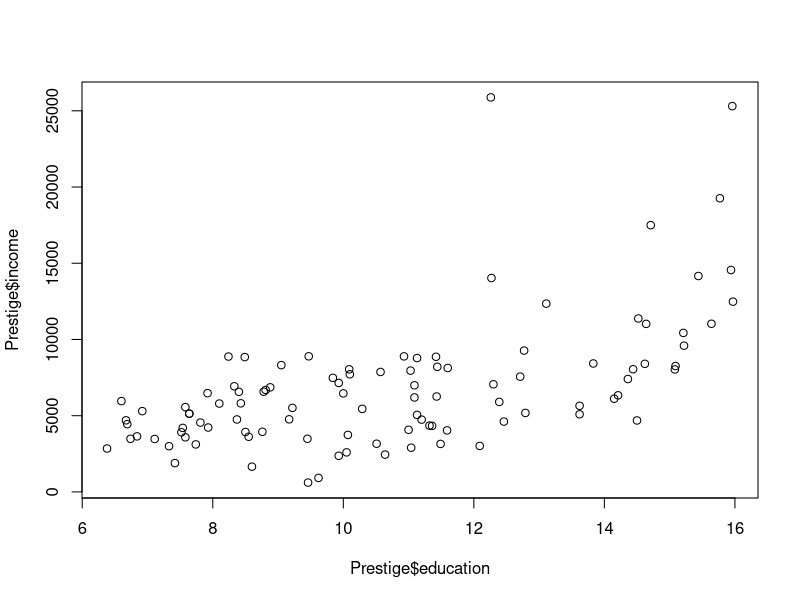

This figure's R source:
## ---- chunk 1
# Type in a numerical data, assign them to the variable: weight
weight = c(60,72,57,90,95,72)
# Print out the variable
weight
# You can also type in decimals
height = c(1.75,1.80,1.65,1.90,1.74,1.91)
# Or even formulas, assign to the variable.
bmi = weight/(height)^2
bmi
## ---- chunk 2
# Characters between the quotation marks are consider strings
A = c("NewYork","London","San Francisco")
A
## ---- chunk 3
# A logical vector is a vector that only contains TRUE and FALSE values. In R, true values are designated with TRUE, and false values with FALSE.
B=c(T,T,F,F)
B
bmi > 25  # relational expressions
## ---- chunk 4
seq(4,9) #sequence from 4 to 9, increment defaults to 1, alternatively, 4:9
seq(4,10,2) #sequence from 4 to 10, increment is 2
seq(1,10,.1) #sequence from 1 to 10, increment is .1
seq(-8,9,.5) #sequence from -8 to 9, increment is .5
## ---- chunk 5
exp1 <- c(1,2,3,4,5) #create a vector named as exp1
rep(exp1,3) #repeat 3 times 

ha=c(1,2,3,"sun")
rep(ha,4) #repeat "ha" four times
rep(ha,1:4) #each element is repeated different times, according to the second argument
rep(3:4,c(100,200)) #the first element repeat 100 time, the second 200 times
## ---- chunk 6
# We use the following functions to build a simulated data set.
ACT_score <- round(runif(n=100,min=18,max=25),0)
## ---- chunk 7
# calculate summation
sum(ACT_score) 
# calculate average score
mean(ACT_score)
# calculate median score
median(ACT_score) 
# calculate variance
var(ACT_score) 
# calculate standard deviation
sd(ACT_score) 
# print vector length (sample size)
length(ACT_score) 
# calculate square root of each number
sqrt(ACT_score) 
#--with NA, print order of each number in the vector
order(ACT_score)    
# calculate range of the vector
range(ACT_score) 
#--omit NA, sort date from low to hight
sort(ACT_score)  
#--make a table of counts
table(ACT_score)  
## ---- chunk 8
GRE_score <- round(runif(250,130,170),0)
## ---- chunk 9
x=1:12 
#set the dimension of the matrix
dim(x)=c(3,4) 
x
## ---- chunk 10
# Different from the above matrix, we define a matrix use matrix function
matrix(1:12,nrow=3,byrow=T) 
## ---- chunk 11
x=matrix(1:12, nrow=3,byrow=T)
rownames(x)=LETTERS[1:3]
colnames(x)=LETTERS[4:7]
x
## ---- chunk 12
# The transpose of a matrix is simply a flipped version of the original matrix. We can transpose a matrix by switching its rows with its columns.  
t(x)
#multiply two matrix, if they are conformable
x%*%t(x) 
t(x)%*%x
## ---- chunk 13
# Using cbind() function to combine columns
cbind(A=1:4,B=5:8,C=9:12)
# Using rbind() function to combine rows
rbind(A=1:4,B=5:8,C=9:12)
## ---- chunk 14
# Load the package "MASS" to use the fractions function
library(MASS)
# Build a square matrix A. 
# A <- matrix(1:16, nrow=4,byrow=T)
# Print out
# A 
#inverse the matrix       
# solve(A,tol=1e-19)
#round              
# round(solve(A,tol=1e-19),3) #to the third digits
#show as rationals  
# fractions(solve(A,tol=1e-19))
# Q? solve equation 
# Ax=b: solve(A,b)
## ---- chunk 15
# Load the package for illustrations
library(car)
# Load the data set
data(Prestige)
# Check the dimension of the data
dim(Prestige) # 102 observations, each observation has 6 variables.
# subset the data
Prestige[1:10,1:3]
Prestige[,1:3]
## ---- chunk 16
# put 1's in the first col., others in 2-4th
X=cbind(1,as.matrix(Prestige[,1:3])) 
X
# select only the 4th column of the dataset: Prestige
y=Prestige[,4] 
y
# select the first five subjects with all columns
X[1:5,] 
#select variables ("education" ,"prestige") and the first five subjects
Prestige[1:5,c("prestige","education")] 
## ---- chunk 17
# Calculate the correlations among three variables
R=cor(cbind(Prestige$education,Prestige$income,Prestige$women))
R # Correlation matrix
plot(Prestige$education,Prestige$income)
# Calculate the covariance among three variables
S =cov(cbind(Prestige$education,Prestige$income,Prestige$women))
S # Covariance matrix
## ---- chunk 18
# extract diagonal of R (correlation matrix)
diag(R)    
# set diagonal of R
diag(R)=NA 
# make diagonal matrix
diag(1:3)  
# order-3 identity matrix
diag(3)
## ---- chunk 19
## build a continuous variable
pain=c(0,3,2,2,1) 
## set the level of pain as a factor
fpain=factor(pain,levels=0:3) ## categorical has a order: ordinal scale
## rename the factors of our "fpain" variable
levels(fpain)=c("none","mild","medium","sever") 
# Print pain (show as only numbers)
pain
# Print fpain (show as categorical names)
fpain
# Turn the categorizes into numbers 
as.numeric(fpain)-1
# Check the levels of a variable
levels(fpain)
# Internally, the 4-level factor above consists of 2 items 
# (a)a vector of integers between 1 and 4
# (b)a character vector of length 4 containing strings describing what the 4 levels are
## ---- chunk 20
# Combine a collection of objects into a larger composite object. 
# Generate two vectors with Exam scores
exam1=c(50,60,72,92,83,89,58,81)             
exam2=c(60,71,84,94,95,90,77,87)
# Give names to the objects
# Build a list containing both exams
scores=list(midterm=exam1,final=exam2) 
# print the composite object
scores
# You can use "$" sign to extract the specific object in a list
# extract named components 
scores$final
## ---- chunk 21
# Building a data frame using exam data we previously created
d=data.frame(exam1,exam2)
#the data are paired, the same student has a midterm and a final score
d     
# Use the "$" sign extract columns from a data frame 
d$exam1    
## ---- chunk 22
# Select the 4th element in vector exam1
exam1[4] 
# The 1st,3rd,6th,7th element of "exam1"; alternatively
exam2[c(1,3,6,7)] 
# Build an indexing vector "v"
v=c(1,3,6,7)
# Select the indexing elements of "v" from data exam2
exam2[v]
# Select the first 6 elements
exam2[1:6]
# Select all the elements except the positions specified in v
exam2[-v]
# Conditional selection
exam2[exam1>=60]
# Select all the exam2 scores where exam 1's scores either less than 70, or larger than 90. 
exam2[exam1<70 |exam1>90] # "|"means "or"
# Select all the exam2 scores where exam 1's scores between 70 to 79.
exam2[exam1>=70 & exam1<80] # & means "and"
## ---- chunk 23
# We will use the same data frame d.
d=data.frame(exam1,exam2)
# The element in the 5th row, 1st column
d[5,1]
# The vector in the 5th row
d[5,]        
d[d$exam1>90,]
# Conditional selection with logical outcome
lo=d$exam1>60 
lo
# Use a logical vector as the indexing vector
d[lo,]    
## ---- chunk 24
# Use the previous exam data set we created.
d
# Subset the dataset where the exam1 scores are larger than 60
d2=subset(d,exam1>60)
d2
# Adding a new column "exam1bonus" using transform function
d3=transform(d,exam1bonus=exam1+5)
d3
## ---- chunk 25
time=c(9.2,7,7.1,8.2,10.1,11,9.3,4.5,6.6,7.9,10.8,7.8,8.3)
status=c("pass","fail","fail","fail","fail","pass","fail","fail","pass","pass","fail","pass","fail")
# Combine two variables into data frame "rate"
rate=data.frame(time,status)
rate
# use the if function to check the first participant's pass/fail condition
if (rate[1,2]=="pass"){
  print("You are awesome!")
}
## ---- chunk 26
# use the if function to check the second participant's pass/fail condition
if (rate[2,2]=="pass"){
  print("You are awesome!")
  } else {
    print("Working harder")
          } 
## ---- chunk 27
# This time we check the participant's studying time from "rate" data.
# Check the first participant's studying time 
if(rate[1,1]<=7){
  print("Study More")
  } else if (rate[1,1]>7 & rate[1,1]<11){
    print("No pain No gain!")
  } else if (rate[1,1]>=11) {
      print("You are on fire！")
    }
## ---- chunk 28
# Use the for loop to check whether they pass the exam
for (i in 1:nrow(rate)) {
  if (rate[i,2]=="pass"){
  print("You are awesome!")
  } else {
    print("Working harder")
          } 
}
# Use the for loop to check how much time they spent on studying
for (i in 1:nrow(rate)){
  if(rate[i,1]<=7){
  print("Study More")
  } else if (rate[i,1]>7 & rate[i,1]<11){
    print("No pain No gain!")
  } else if (rate[i,1]>=11) {
      print("You are on fire！")
    }
}
## ---- chunk 29
# Type in the data set with two variables "time" and "status"
# Time means study hours that students spent on studying
# Status is an indicator showing whether a candidate pass or fail the exam
time=c(9.2,7,7.1,8.2,10.1,11,9.3,4.5,6.6,7.9,10.8,7.8,8.3)
status=c("pass","fail","fail","fail","fail","pass","fail","fail","pass","pass","fail","pass","fail")
# Combine two variables into data frame "rate"
rate=data.frame(time,status)
# filter out how much time do participants spent when they passed the exams. 
sta.pass=rate$time[rate$status=="pass"] 
sta.pass
### ? what is the meaning of this line 
sta.fail=rate$time[rate$status=="fail"]
sta.fail
## ---- chunk 30
# Use ?+function name to check the help document of certain function
?matrix
# Use function "matrix" and "rnorm" to build a random function
m=matrix(rnorm(12),nrow =4)
m
# Select the minimum value column wise 
apply(m,2,min) 
# the second argument: 1 is set to "row", 2 is set to "column"
# the function min() is applied to each column 
# Select the minimum value row wise 
apply(m,1,min) 
## ---- chunk 31
# Generate a matrix x
x <- cbind(x1 = rep(3,8), x2 = c(4:1, 2:5)) 
# Give rownames:a to h
dimnames(x)[[1]] <- letters[1:8]
# Use function sum() apply to each column
col.sums <- apply(x, 2, sum) 
# Use function sum() apply to each row
row.sums <- apply(x, 1, sum)
# Generate a table for the row sums, column sums and grand total
rbind(cbind(x, Rtot = row.sums), Ctot = c(col.sums, sum(col.sums)))
## ---- chunk 32
# Build a list
x <- list(a = 1:10, beta = exp(-3:3), logic = c(TRUE,FALSE,FALSE,TRUE))
# Compute the list mean for each list element
lapply(x,mean)
# Quantiles for each list element 0.25 0.50 0.75
lapply(x, quantile, probs = 1:3/4) 
